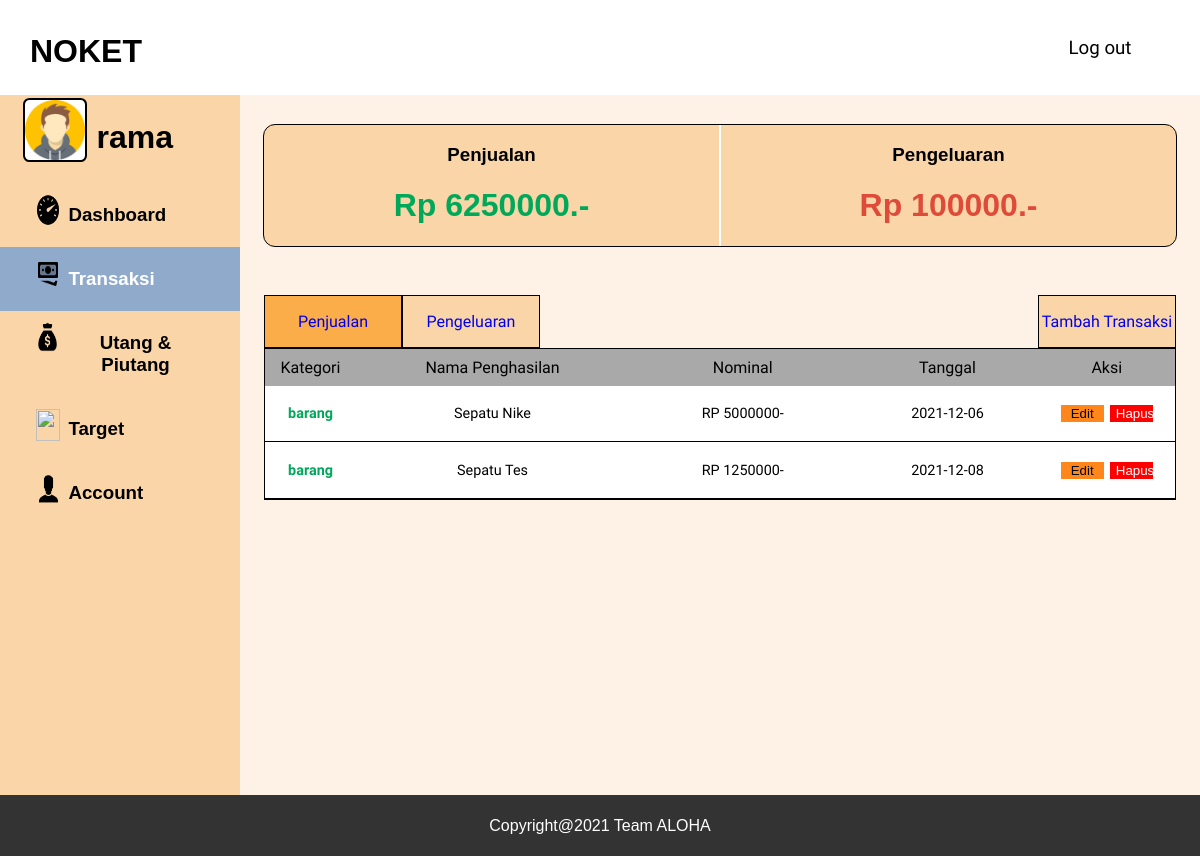
Before: /penjualan.php (signed in) with the older database file.
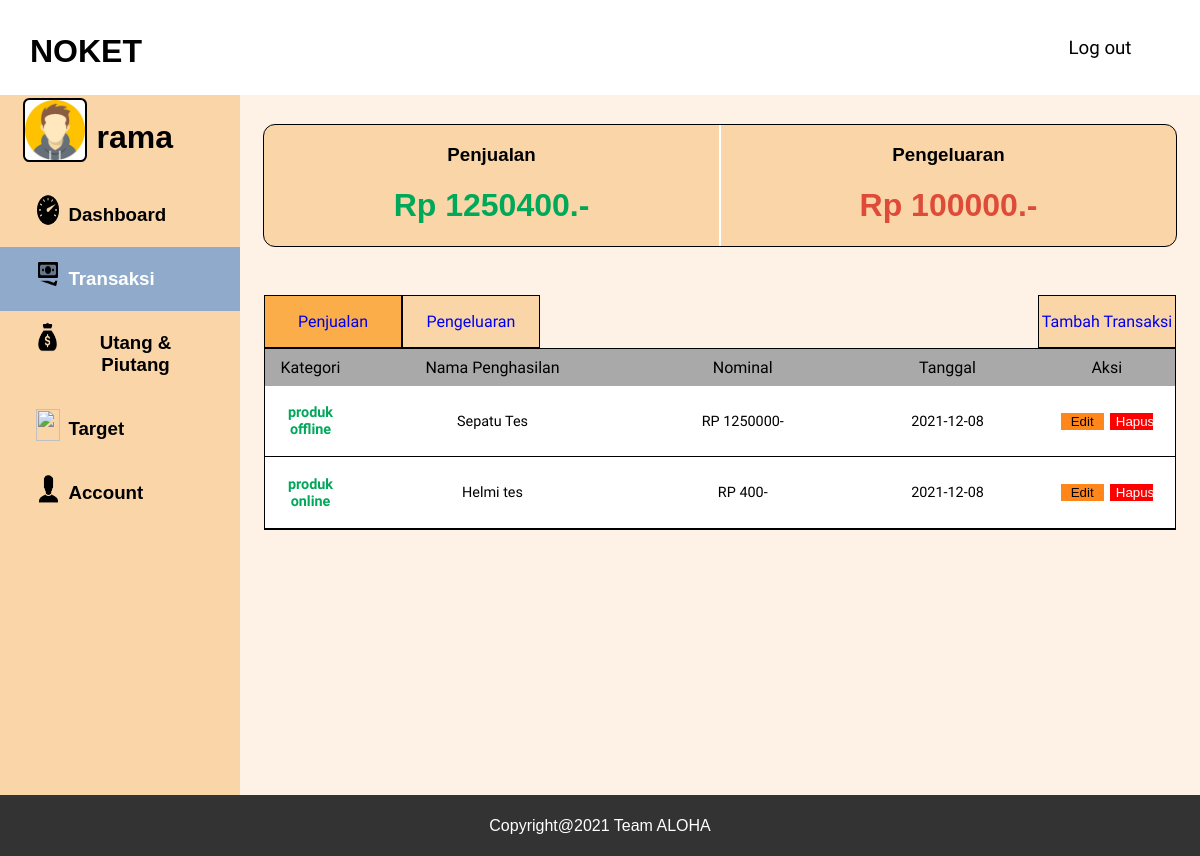
After: the same page with the newer database file.
### tables this page shows
CREATE TABLE `catatankeuangan` (
  `id` int(255) NOT NULL,
  `jumlah` int(255) NOT NULL,
  `tanggal` date NOT NULL,
  `keterangan` varchar(255) NOT NULL,
  `id_pengguna` int(255) NOT NULL,
  `id_subkategori` int(255) NOT NULL
);

CREATE TABLE `subkategori` (
  `id` int(255) NOT NULL,
  `nama` varchar(255) NOT NULL,
  `id_kategori` int(255) NOT NULL
);

### penjualan.php (the view, shortened to what the changed rows need)
<?php
    include 'php/koneksi.php';
    $sql = "SELECT * FROM pengguna WHERE username = '$_SESSION[username]'" ;
    $result = mysqli_query($conn, $sql);
    $row = mysqli_fetch_assoc($result);
    $sql2 = "SELECT ck.id AS id, sk.nama, ck.keterangan , ck.jumlah, ck.tanggal FROM catatankeuangan ck INNER JOIN subkategori sk ON ck.id_subkategori = sk.id INNER JOIN kategoricatatan kc ON sk.id_kategori = kc.id WHERE ck.id_pengguna = '$_SESSION[id]' AND sk.id_kategori = 1;" ;
    $result2 = mysqli_query($conn, $sql2);
    $sql3 = "SELECT SUM(ck.jumlah) AS jumlah FROM catatankeuangan ck INNER JOIN subkategori sk ON ck.id_subkategori = sk.id WHERE sk.id_kategori = 1;";
    $result3 = mysqli_query($conn, $sql3);
    $row3 = mysqli_fetch_assoc($result3);
    $sql4 = "SELECT SUM(ck.jumlah) AS jumlah FROM catatankeuangan ck INNER JOIN subkategori sk ON ck.id_subkategori = sk.id WHERE sk.id_kategori = 2;";
    $result4 = mysqli_query($conn, $sql4);
    $row4 = mysqli_fetch_assoc($result4);
?>
<html>
    <head>
        <link rel="stylesheet" href="css/penjualan.css">
    </head>
    <body>
    <div id="page">
        <div class = "navbar">
            <div class="navbarLogo">
                <h1>NOKET<h1>
            </div>
        </div>
        <div id="isi-page">
            <div id="sidebar">
                <div class="sidebar-item-profile">
                    <div id="sidebar-image-container">
                        <h1><?php echo $row['username'];?></h1>
                    </div>
                </div>
            </div>
            <div id="content-card">
            <div id="info-header">
                    <div id="info-header-kiri">
                        <div class="info-header-isi">
                            <h1 style="color: 00A85A;">Rp <?php echo $row3['jumlah'] ;?>.-</h1>
                        </div>
                    </div>
                    <div id="info-header-kanan">
                        <div class="info-header-isi">
                            <h1 style="color: DE4B39;">Rp <?php echo $row4['jumlah'] ;?>.-</h1>
                        </div>
                    </div>
                </div>
                <div id="table-wrapper">
                    <div id="table-scroll">
                        <table id="myTable" cellspacing="0">
                            <thead>
                                <tr>
                                    <th style="width: 10%;">
                                        <p>
                                            Kategori
                                        </p>
                                    </th>
                                    <th style="width: 30%;">
                                        <p>
                                            Nama Penghasilan
                                        </p>
                                    </th>
                                    <th style="width: 25%;" onclick="sortTable(0)">
                                        <p>
                                            Nominal
                                        </p>
                                    </th>
                                    <th style="width: 20%;" onclick="sortTable(1)">
                                        <p>
                                            Tanggal
                                        </p>
                                    </th>
                                    <th style="width: 20%;">
                                        <p>
                                            Aksi
                                        </p>
                                    </th>
                                </tr>
                            </thead>
                            <tbody>
                            <?php
                                while($row2 = mysqli_fetch_assoc($result2)) {
                                    echo "<tr>
                                        <td><p id='table-kategori-pengeluaran' style='font-weight:bold;'>".$row2['nama']."</p></td>
                                        <td><p>".$row2['keterangan']."</p></td>
                                        <td><p>RP ".$row2['jumlah']."-</p></td>
                                        <td><p>".$row2['tanggal']."</p></td>
                                        <td>
                                        <a href='edit-transaksi-penjualan.php?id=".$row2['id']."'><button id='tombol-aksi-edit' name='bEdit'>Edit</button></a>
                                        <a href='php/hapus-transaksi.php?id=".$row2['id']."'><button id='tombol-aksi-hapus' name='bHapus'>Hapus</button></a>
                                        </td>
                                    </tr>";
                                }
                                ?>
                            </tbody>
                        </table>
                    </div>
                </div>
            </div>
        </div>
    </div>
    </body>
</html>

Changed rows visible on the page:
removed catatankeuangan: id_subkategori.nama "barang", keterangan "Sepatu Nike", jumlah "5000000", tanggal "2021-12-06"
changed through a linked row, catatankeuangan "Sepatu Tes": id_subkategori.nama "barang" → "produk offline"
added catatankeuangan: id_subkategori.nama "produk online", keterangan "Helmi tes", jumlah "400", tanggal "2021-12-08"
Other visible differences:
$row3['jumlah']: "6250000" → "1250400"
